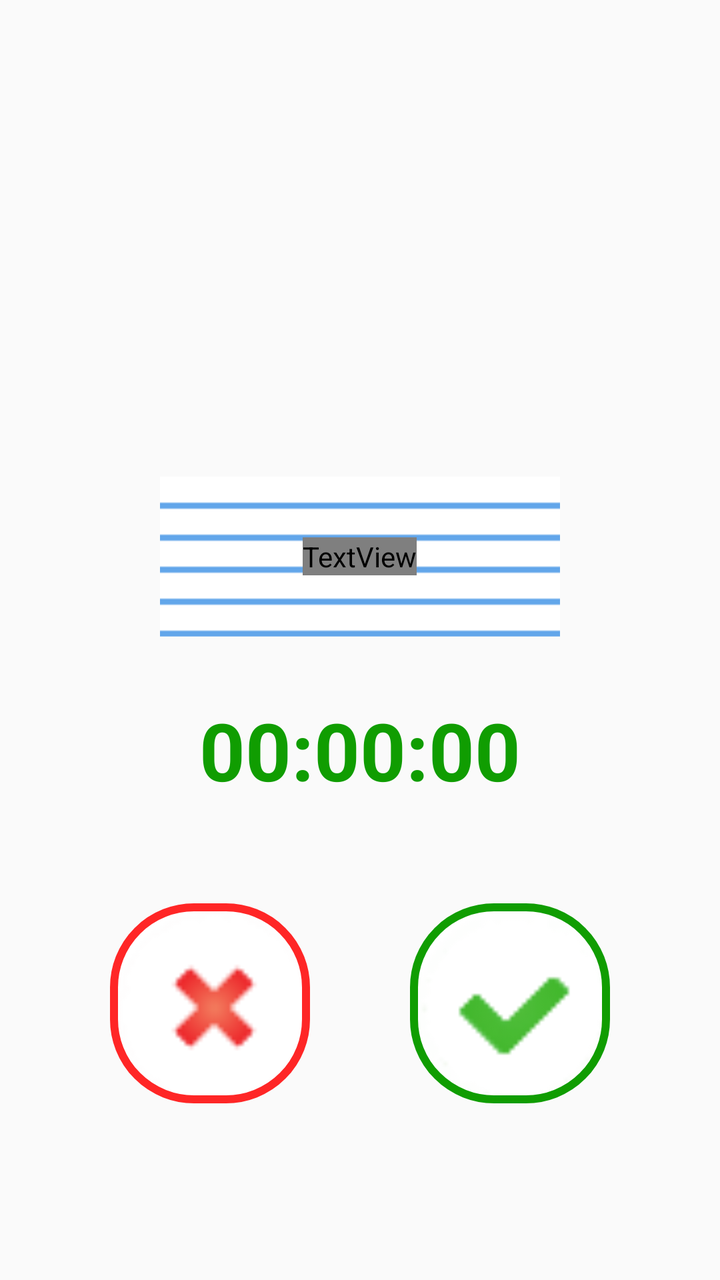
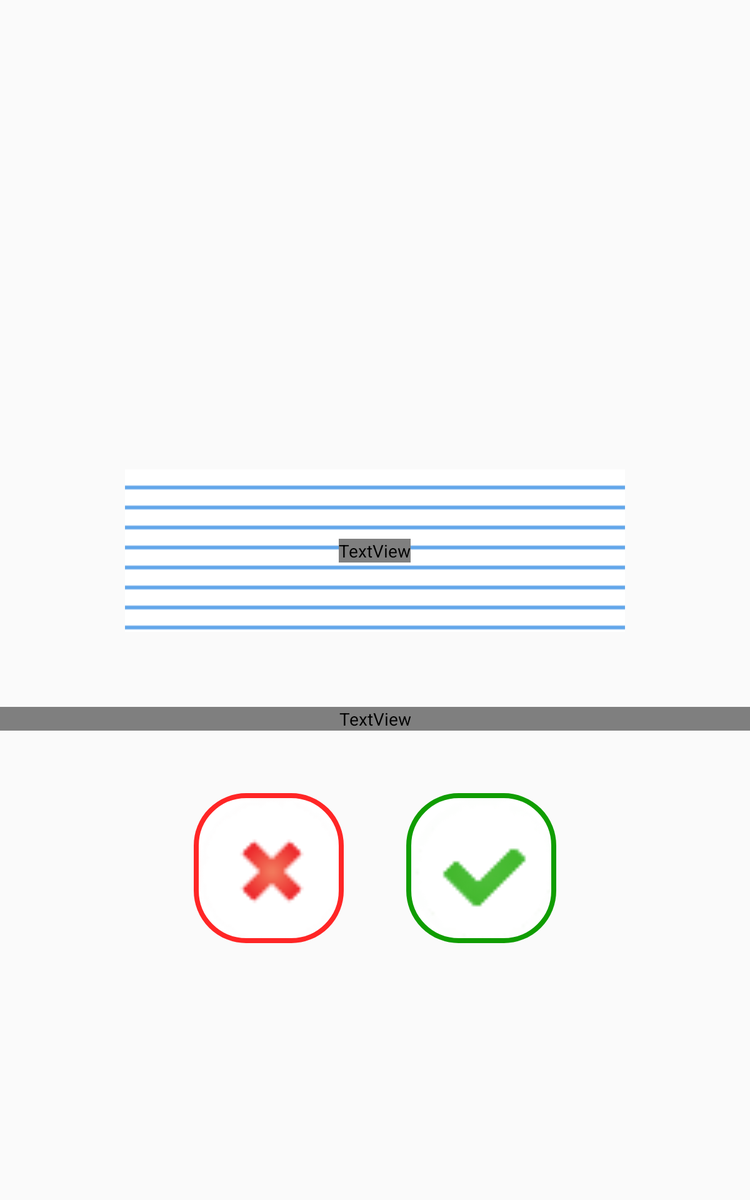

One screen, two layout resources from the same app: the default and the author's alternative for another configuration. Each is rendered where Android would select it; the XML of both is given below.
<!-- AndroidManifest.xml: application theme AppTheme -->
<!-- res/layout/fragment_session.xml -->
<?xml version="1.0" encoding="utf-8"?>
<RelativeLayout xmlns:android="http://schemas.android.com/apk/res/android"
    android:layout_width="match_parent"
    android:layout_height="match_parent">

    <RelativeLayout
        android:id="@+id/rl_center"
        android:layout_width="wrap_content"
        android:layout_height="wrap_content"
        android:layout_centerInParent="true"
        android:layout_marginBottom="50dp">

        <RelativeLayout
            android:id="@+id/rl_word_to_display"
            android:layout_width="200dp"
            android:layout_height="80dp"
            android:background="@drawable/paper"
            android:layout_marginBottom="30dp"
            >
            <TextView
                android:id="@+id/tv_word_to_find"
                android:layout_width="wrap_content"
                android:layout_height="wrap_content"
                android:layout_centerHorizontal="true"
                android:textColor="@color/colorPurple"
                android:textStyle="bold"
                android:textSize="40sp"
                android:text="@string/word"
                android:layout_centerInParent="true" />
        </RelativeLayout>

        <TextView
            android:id="@+id/tv_timer"
            android:layout_width="wrap_content"
            android:layout_height="wrap_content"
            android:layout_centerHorizontal="true"
            android:textColor="@color/colorGreen"
            android:textStyle="bold"
            android:textSize="40sp"
            android:text="00:00:00"
            android:layout_below="@id/rl_word_to_display"/>

    </RelativeLayout>

    <RelativeLayout
        android:id="@+id/rl_btn"
        android:layout_width="wrap_content"
        android:layout_height="wrap_content"
        android:layout_centerHorizontal="true"
        android:layout_below="@id/rl_center">

        <ImageButton
            android:id="@+id/btn_pass"
            android:layout_width="100dp"
            android:layout_height="100dp"
            android:src="@drawable/cancel2"
            android:background="@drawable/cancel_custom_button"
            android:scaleType="fitXY"
            android:gradientRadius="90"
            android:angle="90"
            android:layout_marginRight="50dp"
            android:layout_marginEnd="50dp" />

        <ImageButton
            android:id="@+id/btn_found"
            android:layout_width="100dp"
            android:layout_height="100dp"
            android:src="@drawable/validate2"
            android:background="@drawable/validate_custom_button"
            android:scaleType="fitXY"
            android:gradientRadius="90"
            android:angle="90"
            android:layout_toRightOf="@id/btn_pass"
            android:layout_toEndOf="@id/btn_pass" />

    </RelativeLayout>

</RelativeLayout>
<!-- resources referenced by this layout -->
<resources>
  <color name="colorGreen">#109d01</color>
  <!-- drawable cancel_custom_button (drawable) -->
  <?xml version="1.0" encoding="utf-8"?>
  <selector xmlns:android="http://schemas.android.com/apk/res/android">
      <item android:state_focused="true" android:state_pressed="false">
          <shape xmlns:android="http://schemas.android.com/apk/res/android">
              <solid android:color="#FFFFFF" />
              <corners android:radius="40dp" />
              <stroke android:color="#ff2626" android:width="4dp" />
          </shape>
      </item>
      <item android:state_focused="true" android:state_pressed="true" android:drawable="@drawable/cancel_gradient" />
      <item android:state_focused="false" android:state_pressed="true" android:drawable="@drawable/cancel_gradient" />
      <item>
          <shape xmlns:android="http://schemas.android.com/apk/res/android">
              <solid android:color="#FFFFFF" />
              <corners android:radius="40dp" />
              <stroke android:color="#ff2626" android:width="4dp" />
          </shape>
      </item>
  </selector>
  <!-- drawable paper (drawable) -->
  <?xml version="1.0" encoding="utf-8"?>
  <bitmap xmlns:android="http://schemas.android.com/apk/res/android"
      android:src="@drawable/paper_line"
      android:tileMode="repeat"/>
  <string name="word">Mot</string>
  <style name="AppTheme" parent="Theme.AppCompat.Light.DarkActionBar">
          
          <item name="colorPrimary">@color/colorPrimary</item>
          <item name="colorPrimaryDark">@color/colorPrimaryDark</item>
          <item name="colorAccent">@color/colorAccent</item>
          <item name="android:windowNoTitle">true</item>
      </style>
  <!-- drawable cancel_gradient (drawable) -->
  <?xml version="1.0" encoding="utf-8"?>
  <layer-list xmlns:android="http://schemas.android.com/apk/res/android" >
  
      <item>
          <shape xmlns:android="http://schemas.android.com/apk/res/android">
              <solid android:color="#FFFFFF" />
              <corners android:radius="40dp" />
              <stroke android:color="#ff2626" android:width="4dp" />
              <gradient android:background="@null" android:gradientRadius="90" android:angle="90" android:startColor="#ababab" android:centerColor="#FFFFFF" android:endColor="#ababab"/>
          </shape>
      </item>
  </layer-list>
  <!-- drawable validate_gradient (drawable) -->
  <?xml version="1.0" encoding="utf-8"?>
  <layer-list xmlns:android="http://schemas.android.com/apk/res/android" >
  
      <item>
          <shape xmlns:android="http://schemas.android.com/apk/res/android">
              <solid android:color="#FFFFFF" />
              <corners android:radius="40dp" />
              <stroke android:color="#0f9202" android:width="4dp" />
              <gradient android:background="@null" android:gradientRadius="90" android:angle="90" android:startColor="#ababab" android:centerColor="#FFFFFF" android:endColor="#ababab"/>
          </shape>
      </item>
  </layer-list>
  <color name="colorPrimary">#3F51B5</color>
  <color name="colorPrimaryDark">#303F9F</color>
  <color name="colorAccent">#FF4081</color>
</resources>
<!-- res/layout-sw600dp/fragment_session.xml (the author's variant of the layout above) -->
<!-- drawn on a 7-inch tablet held upright -->
<?xml version="1.0" encoding="utf-8"?>
<RelativeLayout xmlns:android="http://schemas.android.com/apk/res/android"
    android:layout_width="match_parent"
    android:layout_height="match_parent"
    xmlns:app="http://schemas.android.com/apk/res-auto">

    <RelativeLayout
        android:id="@+id/rl_center"
        android:layout_width="match_parent"
        android:layout_height="wrap_content"
        android:layout_centerInParent="true"
        android:layout_marginBottom="50dp">

        <RelativeLayout
            android:id="@+id/rl_word_to_display"
            android:layout_width="400dp"
            android:layout_height="130dp"
            android:background="@drawable/paper"
            android:layout_marginBottom="60dp"
            android:layout_centerHorizontal="true"
            >
            <TextView
                android:id="@+id/tv_word_to_find"
                android:layout_width="wrap_content"
                android:layout_height="wrap_content"
                android:layout_centerHorizontal="true"
                android:textColor="@color/colorPurple"
                app:fontFamily="@font/bubblegum"
                android:textStyle="bold"
                android:textSize="50sp"
                android:text="@string/word"
                android:layout_centerInParent="true" />
        </RelativeLayout>

        <TextView
            android:id="@+id/tv_timer"
            android:layout_width="match_parent"
            android:layout_height="wrap_content"
            android:layout_centerHorizontal="true"
            android:textStyle="bold"
            android:textSize="130sp"
            android:textColor="@color/colorPurple"
            android:shadowColor="@color/colorWhite"
            android:shadowDx="4"
            android:shadowDy="4"
            android:shadowRadius="2"
            app:fontFamily="@font/bubblegum"
            android:text="00:00:00"
            android:layout_below="@id/rl_word_to_display"
            android:gravity="center"/>

    </RelativeLayout>

    <RelativeLayout
        android:id="@+id/rl_btn"
        android:layout_width="wrap_content"
        android:layout_height="wrap_content"
        android:layout_centerHorizontal="true"
        android:layout_below="@id/rl_center">

        <ImageButton
            android:id="@+id/btn_pass"
            android:layout_width="120dp"
            android:layout_height="120dp"
            android:src="@drawable/cancel2"
            android:background="@drawable/cancel_custom_button"
            android:scaleType="fitXY"
            android:gradientRadius="90"
            android:angle="90"
            android:layout_marginRight="50dp"
            android:layout_marginEnd="50dp" />

        <ImageButton
            android:id="@+id/btn_found"
            android:layout_width="120dp"
            android:layout_height="120dp"
            android:src="@drawable/validate2"
            android:background="@drawable/validate_custom_button"
            android:scaleType="fitXY"
            android:gradientRadius="90"
            android:angle="90"
            android:layout_toRightOf="@id/btn_pass"
            android:layout_toEndOf="@id/btn_pass" />

    </RelativeLayout>

</RelativeLayout>
<!-- resources referenced by the variant -->
<!-- as a 7-inch tablet held upright resolves them -->
<resources>
  <color name="colorWhite">#FFFFFF</color>
  <!-- drawable cancel_custom_button (drawable) -->
  <?xml version="1.0" encoding="utf-8"?>
  <selector xmlns:android="http://schemas.android.com/apk/res/android">
      <item android:state_focused="true" android:state_pressed="false">
          <shape xmlns:android="http://schemas.android.com/apk/res/android">
              <solid android:color="#FFFFFF" />
              <corners android:radius="40dp" />
              <stroke android:color="#ff2626" android:width="4dp" />
          </shape>
      </item>
      <item android:state_focused="true" android:state_pressed="true" android:drawable="@drawable/cancel_gradient" />
      <item android:state_focused="false" android:state_pressed="true" android:drawable="@drawable/cancel_gradient" />
      <item>
          <shape xmlns:android="http://schemas.android.com/apk/res/android">
              <solid android:color="#FFFFFF" />
              <corners android:radius="40dp" />
              <stroke android:color="#ff2626" android:width="4dp" />
          </shape>
      </item>
  </selector>
  <!-- drawable paper (drawable) -->
  <?xml version="1.0" encoding="utf-8"?>
  <bitmap xmlns:android="http://schemas.android.com/apk/res/android"
      android:src="@drawable/paper_line"
      android:tileMode="repeat"/>
  <string name="word">Mot</string>
  <style name="AppTheme" parent="Theme.AppCompat.Light.DarkActionBar">
          
          <item name="colorPrimary">@color/colorPrimary</item>
          <item name="colorPrimaryDark">@color/colorPrimaryDark</item>
          <item name="colorAccent">@color/colorAccent</item>
          <item name="android:windowNoTitle">true</item>
      </style>
  <!-- drawable cancel_gradient (drawable) -->
  <?xml version="1.0" encoding="utf-8"?>
  <layer-list xmlns:android="http://schemas.android.com/apk/res/android" >
  
      <item>
          <shape xmlns:android="http://schemas.android.com/apk/res/android">
              <solid android:color="#FFFFFF" />
              <corners android:radius="40dp" />
              <stroke android:color="#ff2626" android:width="4dp" />
              <gradient android:background="@null" android:gradientRadius="90" android:angle="90" android:startColor="#ababab" android:centerColor="#FFFFFF" android:endColor="#ababab"/>
          </shape>
      </item>
  </layer-list>
  <!-- drawable validate_gradient (drawable) -->
  <?xml version="1.0" encoding="utf-8"?>
  <layer-list xmlns:android="http://schemas.android.com/apk/res/android" >
  
      <item>
          <shape xmlns:android="http://schemas.android.com/apk/res/android">
              <solid android:color="#FFFFFF" />
              <corners android:radius="40dp" />
              <stroke android:color="#0f9202" android:width="4dp" />
              <gradient android:background="@null" android:gradientRadius="90" android:angle="90" android:startColor="#ababab" android:centerColor="#FFFFFF" android:endColor="#ababab"/>
          </shape>
      </item>
  </layer-list>
  <color name="colorPrimary">#3F51B5</color>
  <color name="colorPrimaryDark">#303F9F</color>
  <color name="colorAccent">#FF4081</color>
</resources>
